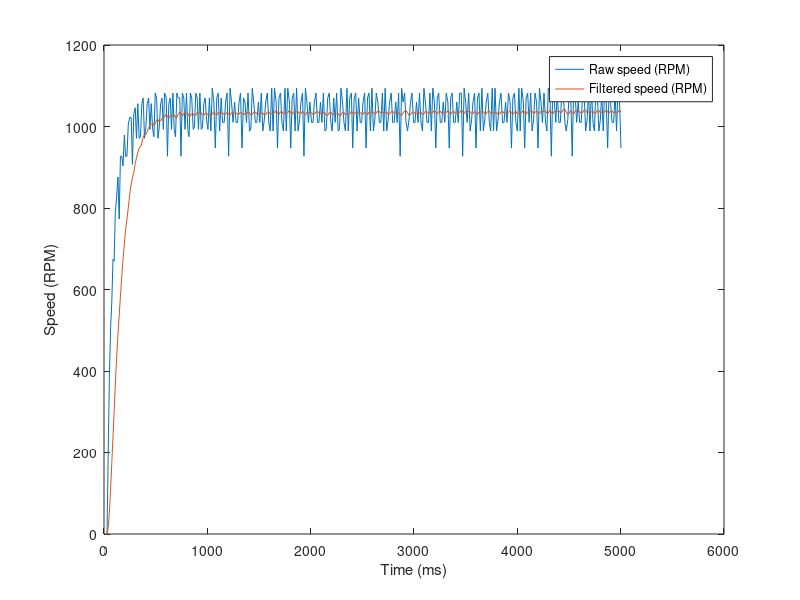

MATLAB code to generate this figure:
A=load('MotorRPM2.csv');

RPM=A(:,1);
Time=A(:,2);

plot(Time,RPM)
hold on


%Lowpass filter
v=RPM;
for i=2:length(RPM)
 v(i)=0.854*v(i-1)+0.0728*RPM(i)+0.0728*RPM(i-1);
end

plot(Time,v)
legend("Raw speed (RPM)", "Filtered speed (RPM)");
xlabel("Time (ms)");
ylabel("Speed (RPM)");